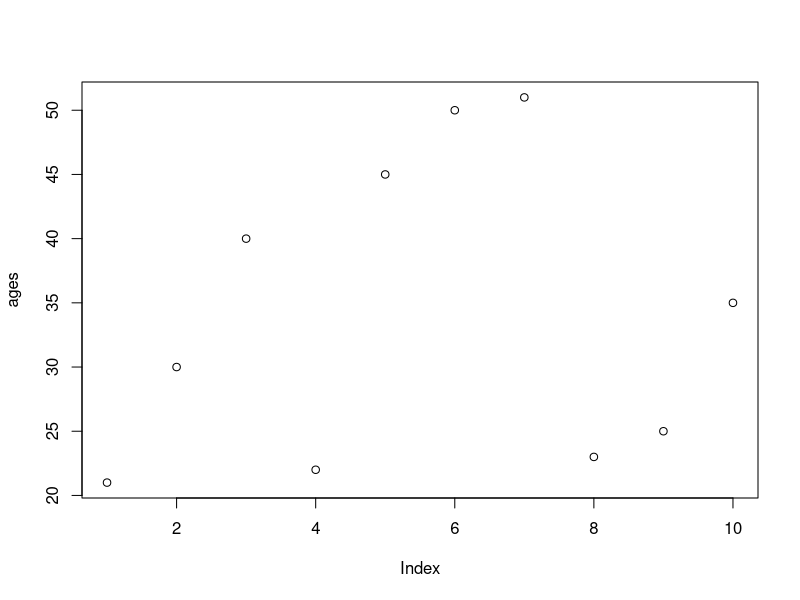
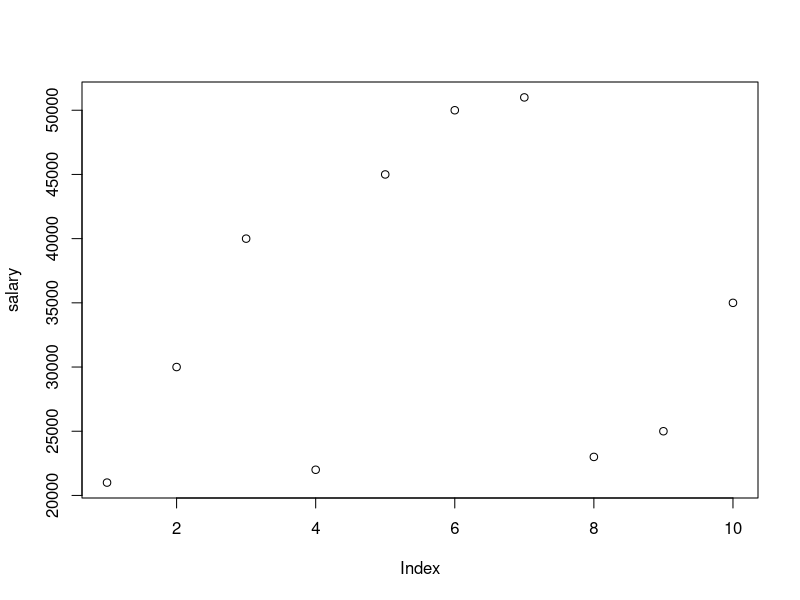
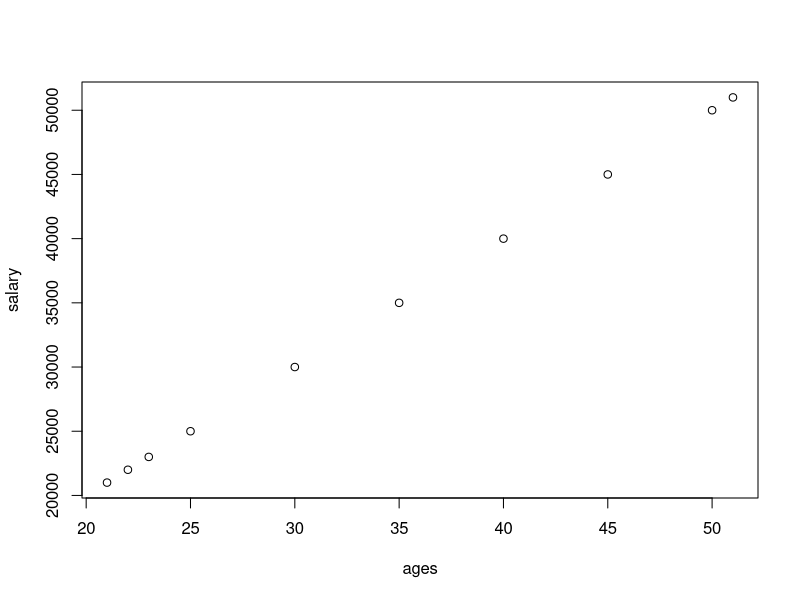
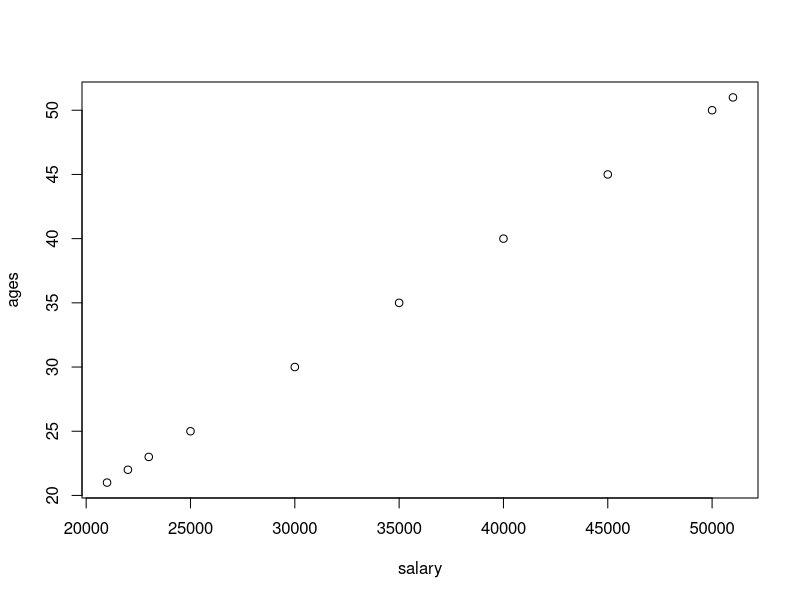
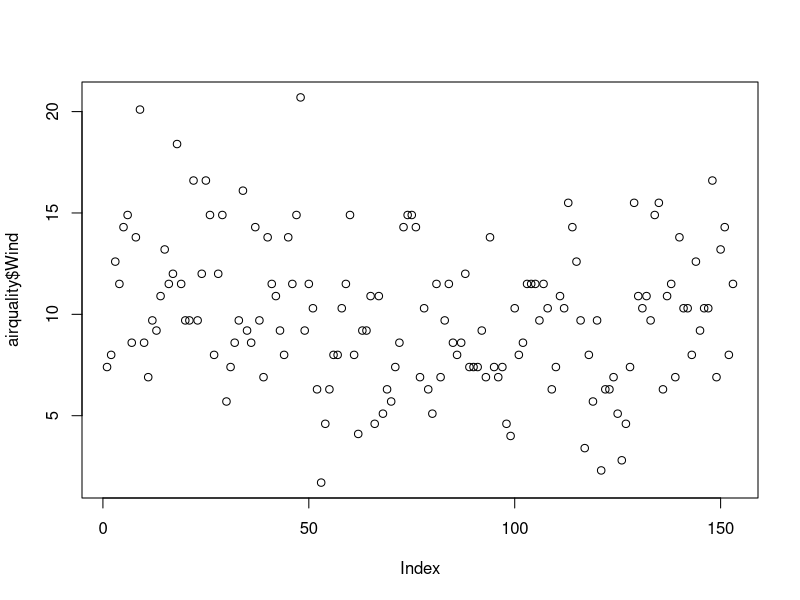

Write R code to recreate these figures, in order. (Note: this script raises an error after producing the figures.)
ages  = c(21,30,40,22,45,50,51,23,25,35)
plot(ages)

salary=c(21000,30000,40000,22000,45000,50000,51000,23000,25000,35000)
plot(salary)
#IN dotrycatch (return(expr),name,parentenv,handler)
#invalid graphics state - solution to this warnings

plot(ages,salary)
plot(salary,ages)

help(plot)

#airqulity = read.csv('path/airquality.csv',header=true,sep=",")
#click on import dataset
data()
airquality = datasets::airquality

##top 10 rows and last 10 rows
head(airquality,10)
tail(airquality,10)
names(airquality) #names of all coloumns

# to see entire datasets click on airquality data set name from work
#####coloumns
airquality[,c(1,2)] #all rows and 

df=airquality[,-6] #excludes column no.6
df

summary(airquality[,1]) #summary statistics for col 1
summary(airquality$temp)
airquality$Wind
summary(airquality$Wind)


##summary of data

summary(airquality) # summary for all col

########visualization
plot(airquality$Wind)
plot(airquality$temp,airquality$wind,type="p")
plot(airquality) #scatterplot
help(plot)
plot(airquality$Ozone,airquality$Month)
plot(airquality$Month,airquality$Ozone)

#points and lines
plot(airquality$Wind, type= "p") #p: points,l:
plot(airquality$Wind,  type= "l")
plot(airquality$Wind,  type="b")
help(plot)

plot(airquality$Wind,
           xlab='Ozone concentration',
           ylab='No of Instances',     
           main='Ozone levels in NY city',                       
           col= 'blue',           
           type='l' )          
plot(airquality$Ozone,airquality$Solar.R)
plot(airquality$Solar.R,airquality$Ozone)

#Horizonatal bar plot
barplot(airquality$Ozone,
        main='Ozone conentration in air',
        ylab = 'Ozone levels',
        col ='blue',
        horiz = T,
        axes = F)
help(barplot)

#histogram
hist(airquality$Temp)

hist(airquality$Temp,
     main = 'solar radiation values in air',
     xlab = 'solar rad.',
     col = 'blue',
     border='red')

help(hist)

#Single box plot
help("boxplot")

boxplot(airquality$Wind,
        main="Boxplot",
        col ="blue",
        border='red',
        horizontal=T)

boxplot.stats(airquality$Wind)$out # outlier value

airquality$Wind

#multiple box plot
     boxplot(airquality[,1:4],
     main='multiple box plots',
     horizontal=TRUE,
     col='pink')

#margine of the grid (mar)(bottom,left , top ,right)
#no of rows and coloumns(mfrow),
#whether a border is to be included(bty)
#and position of the 
#labels(las: 1 for horizontal,las:0 for vetical)
#bty - box around  the plot (o,n,7,L,c,U)
help("par")

par(mfrow=c(3,3),mar=c(1,2,1,2),  las=0, bty="o")
plot(airquality$Ozone)
plot(airquality$Ozone, airquality$Wind)

plot(airquality$Ozone, type = "l")
plot(airquality$Wind,type="l")
plot(airquality$Solar.R , type = "l")
barplot(airquality$Ozone, main ='ozone concentration',
        xlab = 'ozone levels',col = 'green',horiz = TRUE)
hist(airquality$Solar.R)
boxplot(airquality$Solar.R)
boxplot(airquality[,0:4],main="multiple box plot"  )

#concider NA values
airquality
max(airquality$Wind)
min(airquality$Temp)
min(airquality$Solar.R)
mean(airquality$Solar.R)
mean(airquality$Wind)

mean(airquality$Solar.R,na.rm=T)
median(airquality$Ozone)
median(airquality$Ozone,na.rm = T)
min(airquality$Ozone)
min(airquality$Ozone,na.rm = T)

#Google following functions as variance in R,etc
#var
#skeness
#kurtosis
#density plot


var(airquality$Wind)
sd(airquality$Ozone)#,na.rm=T standard deviation 
sd(airquality$Ozone,na.rm=T)

skewness(airquality$Ozone)#error
kurtosis(airquality$ozone)#error

#INSTALLING PACKAGES
 
skewness(airquality$Ozone,na.rm = T)
kurtosis(airquality$Ozone,na.rm = T)
skewness(airquality[,1:4],na.rm=T)

#density plot

plot(density(airquality$Wind))
plot(density(airquality$Ozone,na.rm=T))
??density #check kernel density estimation

#in class exercise
e_quakes=datasets::quakes
